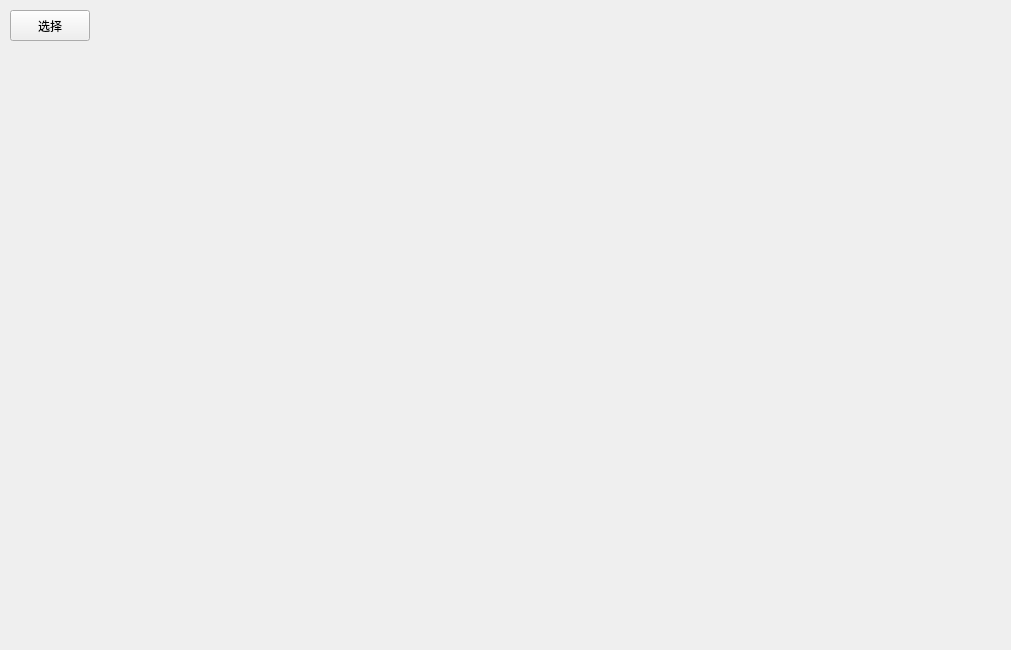
<?xml version="1.0" encoding="UTF-8"?>
<ui version="4.0">
 <class>OpencvVedio</class>
 <widget class="QWidget" name="OpencvVedio">
  <property name="geometry">
   <rect>
    <x>0</x>
    <y>0</y>
    <width>1011</width>
    <height>650</height>
   </rect>
  </property>
  <property name="windowTitle">
   <string>VedioPlayer</string>
  </property>
  <widget class="QPushButton" name="pb_opencv_vedio_choose">
   <property name="geometry">
    <rect>
     <x>10</x>
     <y>10</y>
     <width>80</width>
     <height>31</height>
    </rect>
   </property>
   <property name="text">
    <string>选择</string>
   </property>
  </widget>
 </widget>
 <resources/>
 <connections/>
</ui>
